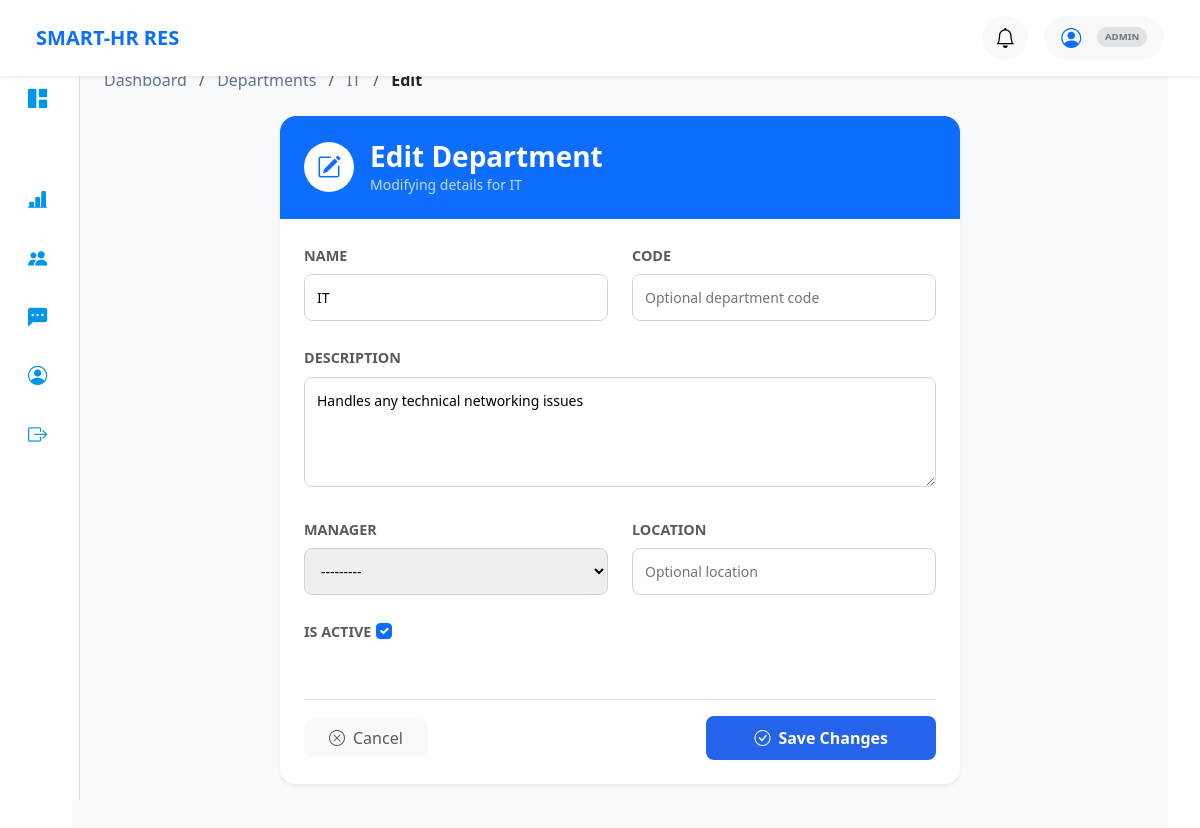
Before: /department/edit/1/ (signed in) with the older database file.
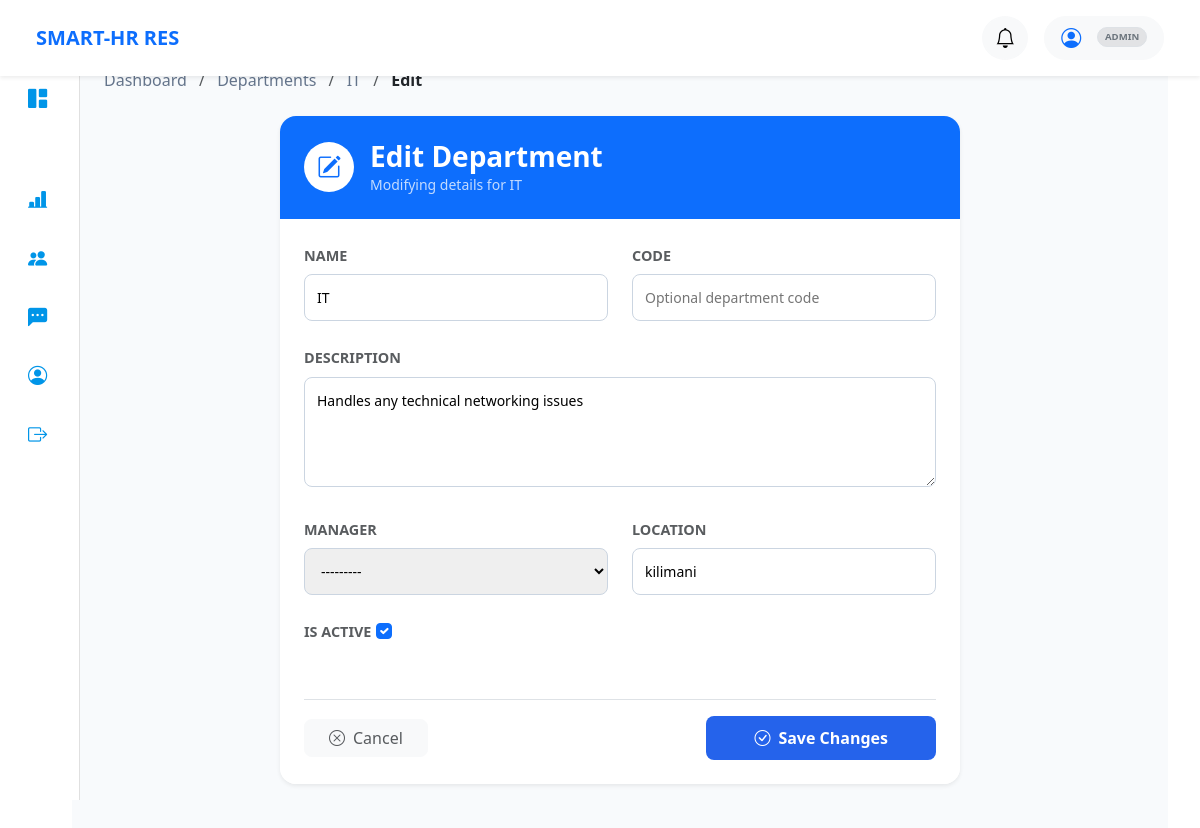
After: the same page with the newer database file.
### core/models.py (models this page shows, shortened)
class Department(models.Model):
    name = models.CharField(max_length=100)
    description = models.TextField(blank=True, null=True)
    code = models.CharField(max_length=10, blank=True, null=True)
    manager = models.ForeignKey(
        CustomUser,
        on_delete=models.SET_NULL,
        null=True,
        blank=True,
        limit_choices_to={'role': 'employee'},
        related_name='managed_departments'
    )
    location = models.CharField(max_length=50, blank=True, null=True)
    is_active = models.BooleanField(default=True)
    created_at = models.DateTimeField(auto_now_add=True)
    updated_at = models.DateTimeField(auto_now=True)

### core/views.py (the view)
# urls.py: path('department/edit/<int:dept_id>/', views.edit_department, name='edit_department'),
@role_required(['admin', 'hr', 'manager'])
def edit_department(request, dept_id):
    department = get_object_or_404(Department, id=dept_id)
    if request.method == 'POST':
        form = DepartmentForm(request.POST, instance=department)
        if form.is_valid():
            form.save()
            messages.success(request, f"Department '{department.name}' updated successfully!")
            return redirect('department_detail', pk=dept_id)
        else:
            messages.error(request, "Please correct the errors below.")
    else:
        form = DepartmentForm(instance=department)
    return render(request, 'core/edit_department.html', {
        'form': form,
        'department': department
    })

### core/forms.py
class DepartmentForm(forms.ModelForm):
    class Meta:
        model = Department
        fields = ['name', 'code', 'description', 'manager', 'location', 'is_active']
        widgets = {
            'name': forms.TextInput(attrs={'class': 'form-input', 'placeholder': 'Enter department name'}),
            'code': forms.TextInput(attrs={'class': 'form-input', 'placeholder': 'Optional department code'}),
            'description': forms.Textarea(attrs={'class': 'form-input', 'placeholder': 'Optional description', 'rows': 4}),
            'manager': forms.Select(attrs={'class': 'form-input'}),
            'location': forms.TextInput(attrs={'class': 'form-input', 'placeholder': 'Optional location'}),
            'is_active': forms.CheckboxInput(attrs={'class': 'form-check-input'}),
        }

### core/models.py (called while the page is built)
    def __str__(self):
        return self.username

### core/templates/core/edit_department.html (shortened to what this page needs)
{% extends 'base.html' %}
{% load static %}
{% block content %}
<div class="page-container">
    <nav class="breadcrumb-nav mb-4">
        <a href="{% url 'hr_dashboard' %}">Dashboard</a>
        <span class="mx-2 text-muted">/</span>
        <a href="{% url 'hr_department' %}">Departments</a>
        <span class="mx-2 text-muted">/</span>
        <a href="{% url 'department_detail' department.id %}">{{ department.name }}</a>
        <span class="mx-2 text-muted">/</span>
        <span class="fw-bold text-dark">Edit</span>
    </nav>
    <div class="row justify-content-center">
        <div class="col-md-8">
            <div class="card border-0 shadow-sm rounded-4 overflow-hidden">
                <div class="p-4 bg-primary text-white d-flex align-items-center gap-3">
                    <div class="bg-white text-primary rounded-circle d-flex align-items-center justify-content-center" style="width: 50px; height: 50px; font-size: 1.5rem;">
                        <i class="bi bi-pencil-square"></i>
                    </div>
                    <div>
                        <h3 class="fw-bold mb-0">Edit Department</h3>
                        <p class="mb-0 opacity-75 small">Modifying details for {{ department.name }}</p>
                    </div>
                </div>
                <div class="card-body p-4 bg-white">
                    <form method="POST">
                        <div class="row g-4">
                            {% for field in form %}
                            <div class="col-md-{% if field.name == 'description' %}12{% else %}6{% endif %}">
                                <label class="form-label fw-bold small text-muted text-uppercase">{{ field.label }}</label>
                                {{ field }}
                            </div>
                            {% endfor %}
                        </div>
                        <div class="mt-5 pt-3 border-top d-flex justify-content-between align-items-center">
                            <a href="{% url 'department_detail' department.id %}" class="btn btn-light px-4 rounded-3 text-muted">
                                <i class="bi bi-x-circle me-2"></i>Cancel
                            </a>
                            <button type="submit" class="btn btn-primary px-5 rounded-3 fw-bold">
                                <i class="bi bi-check-circle me-2"></i>Save Changes
                            </button>
                        </div>
                    </form>
                </div>
            </div>
        </div>
    </div>
</div>
{% endblock %}

Changed rows visible on the page:
changed Department "IT": location (not shown) → "kilimani"
